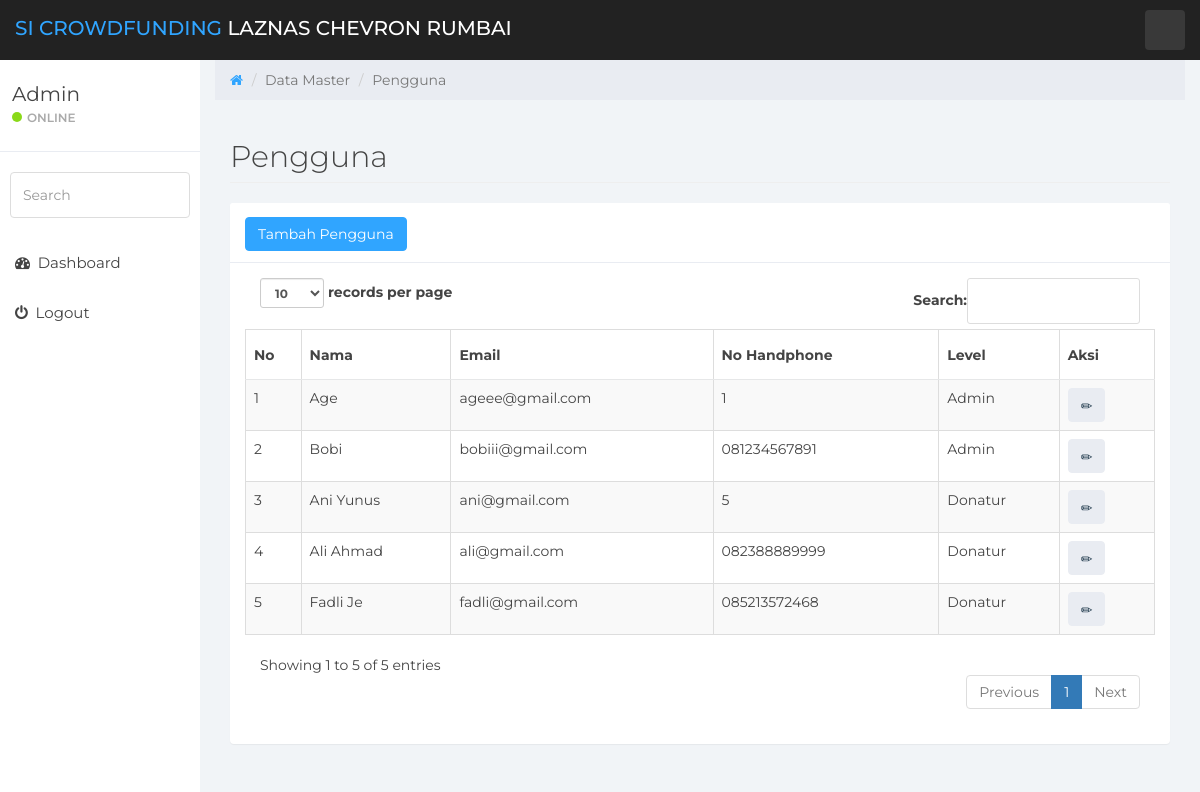
Screenshot of /index.php/pengguna with the database file from the repository.
### tables this page shows
CREATE TABLE `pengguna` (
  `id_pengguna` int(11) NOT NULL,
  `nama` varchar(30) NOT NULL,
  `email` varchar(20) NOT NULL,
  `pass` varchar(32) NOT NULL,
  `no_hp` varchar(12) NOT NULL,
  `level` enum('Admin','Donatur') NOT NULL
);

### application/libraries/Template.php (called while the page is built)
<?php if ( ! defined('BASEPATH')) exit('No direct script access allowed');
class Template {
		var $template_data = array();
		function set($name, $value)
		{
			$this->template_data[$name] = $value;
		}
		function load($template = '', $view = '' , $view_data = array(), $return = FALSE)
		{
			$this->CI =& get_instance();
			$this->set('contents', $this->CI->load->view($view, $view_data, TRUE));
			return $this->CI->load->view($template, $this->template_data, $return);
		}
}

### application/controllers/Pengguna.php (called while the page is built, shortened)
<?php
class Pengguna extends CI_Controller{
    function index(){
        $data['record'] = $this->model_pengguna->tampil_data();
        $this->template->load('template','pengguna/lihat_data',$data);
    }
}
  ?>

### index.php (called while the page is built, shortened)
<?php
require_once BASEPATH.'core/CodeIgniter.php';

### application/models/Model_pengguna.php (called while the page is built, shortened)
<?php
class Model_pengguna extends CI_Model{
    function tampil_data(){
        return $this->db->get('pengguna');
    }
}
 ?>

### application/views/pengguna/lihat_data.php (the view, shortened to what this page needs)
                <div class="row">
                    <ol class="breadcrumb">
		<li><a href="#">
				<em class="fa fa-home"></em>
			</a></li>
		<li class="active">Data Master</li>
		<li class="active">Pengguna</li>
	</ol>
                    <div class="col-md-12">
                        <h2 class="page-header">
                           Pengguna
                        </h2>
                    </div>
                </div>
                <div class="row">
                    <div class="col-md-12">
                        <div class="panel panel-default">
                            <div class="panel-heading">
                                 <button type="button" class="btn btn-primary" data-toggle="modal" data-target="#exampleModal">
  Tambah Pengguna
</button>
                            </div>
                            <div class="panel-body">
                                <div class="table-responsive">
                                    <table class="table table-striped table-bordered table-hover" id="dataTables-example">
                                        <thead>
                                            <tr>
                                                <th>No</th>
                                                <th>Nama</th>
                                                <th>Email</th>
                                                <th>No Handphone</th>
                                                <th>Level</th>
                                                <th>Aksi</th>
                                            </tr>
                                        </thead>
                                        <tbody>
                                        <?php $no=1; foreach ($record->result() as $r) { ?>
                                            <tr class="gradeU">
                                                <td><?php echo $no?></td>
                                               <td><?php echo $r->nama?></td>
                                               <td><?php echo $r->email?></td>
                                               <td><?php echo $r->no_hp?></td>
                                               <td><?php echo $r->level?></td>
                                                <td class="center">
                                                    <a title="Edit" class="btn btn-default" href="<?php echo site_url('pengguna/edit/'.$r->id_pengguna);?>"><span class="glyphicon glyphicon-pencil"></span></a>
                                                </td>
                                            </tr>
                                        <?php $no++; } ?>
                                        </tbody>
                                    </table>
                                </div>
                            </div>
                        </div>
                    </div>
                </div>

### application/views/template.php (shortened to what this page needs)
<!DOCTYPE html>
<html>
<head>
	<link rel="stylesheet" href="<?php echo base_url().'assets/css/jquery-ui.css'?>">
	<link href="<?php echo base_url(); ?>assets/css/bootstrap.min.css" rel="stylesheet">
	<link href="<?php echo base_url(); ?>assets/css/font-awesome.min.css" rel="stylesheet">
	<link href="<?php echo base_url(); ?>assets/css/datepicker3.css" rel="stylesheet">
	<link href="<?php echo base_url(); ?>assets/css/styles.css" rel="stylesheet">
</head>
<body>
	<nav class="navbar navbar-custom navbar-fixed-top" role="navigation">
		<div class="container-fluid">
			<div class="navbar-header">
				<a class="navbar-brand" href="#"><span>SI Crowdfunding </span> Laznas Chevron Rumbai</a>
				<ul class="nav navbar-top-links navbar-right">
					<li class="dropdown"><a class="dropdown-toggle count-info" data-toggle="dropdown" href="#">
							<span class="glyphicon glyphicon-option-vertical"></span>
						</a>
					</li>
				</ul>
			</div>
		</div>
	</nav>
	<div id="sidebar-collapse" class="col-sm-3 col-lg-2 sidebar">
		<div class="profile-sidebar">
			<div class="profile-usertitle">
				<div class="profile-usertitle-name">Admin</div>
				<div class="profile-usertitle-status"><span class="indicator label-success"></span>Online</div>
			</div>
		</div>
		<form role="search">
			<div class="form-group">
				<input type="text" class="form-control" placeholder="Search">
			</div>
		</form>
		<ul class="nav menu">
			<li><a <?php if($this->uri->segment(1)=="Dashboard"){echo 'class="active"';}?> href="
					<?php echo base_url() ?>Dashboard"><em class="fa fa-dashboard">&nbsp;</em> Dashboard</a></li>
			<li><a href="<?php echo base_url() ?>Auth/logout" onclick="return confirm('Apakah anda yakin ingin keluar?')"><em class="fa fa-power-off">&nbsp;</em>
					Logout</a></li>
		</ul>
	</div>
	<div class="col-sm-9 col-sm-offset-3 col-lg-10 col-lg-offset-2 main">
		<div style="width: 100%">
			<?php echo $contents; ?>
		</div>
	</div>
</body>
</html>

### assets/css/styles.css (style rules this page uses)
body { background: #f1f4f7; padding-top: 60px; font-size: 14px; color: #444444; font-family: "Montserrat", "Helvetica Neue", Helvetica, Arial, sans-serif; }
a, a:hover, a:focus { color: #30a5ff; }
h1, h2, h3, h4, h5, h6 { color: #444444; }
h2 { font-weight: 300; margin-bottom: 20px; }
input.form-control { border: 1px solid #ddd; box-shadow: none; height: 46px; }
.navbar-custom { background: #222; height: 60px; }
.navbar-header .navbar-brand { color: #fff; font-size: 20px; text-transform: uppercase; font-weight: 500; height: 60px; padding-top: 18px; }
.navbar-header .navbar-brand span { color: #30a5ff; }
.dropdown { background: rgba(255, 255, 255, 0.1); float: left; margin: 10px 8px; padding: 0px; border-radius: 4px; }
.dropdown a.dropdown-toggle { color: #fff; height: 40px; width: 40px; padding-top: 11px; padding-left: 9px; }
.navbar-top-links li:last-child { margin-right: 15px; }
.btn-default, .btn-default:hover, .btn-default:focus, .btn-default:active, .btn-default.active, .open > .dropdown-toggle.btn-default, .btn-default.disabled, .btn-default[disabled], fieldset[disabled] .btn-default, .btn-default.disabled:hover, .btn-default[disabled]:hover, fieldset[disabled] .btn-default:hover, .btn-default.disabled:focus, .btn-default[disabled]:focus, fieldset[disabled] .btn-default:focus, .btn-default.disabled:active, .btn-default[disabled]:active, fieldset[disabled] .btn-default:active, .btn-default.disabled.active, .btn-default[disabled].active, fieldset[disabled] .btn-default.active { background-color: #e9ecf2; border-color: #e9ecf2; color: #1b3548; }
.btn-primary, .btn-primary:hover, .btn-primary:focus, .btn-primary:active, .btn-primary.active, .open > .dropdown-toggle.btn-primary, .btn-primary.disabled, .btn-primary[disabled], fieldset[disabled] .btn-primary, .btn-primary.disabled:hover, .btn-primary[disabled]:hover, fieldset[disabled] .btn-primary:hover, .btn-primary.disabled:focus, .btn-primary[disabled]:focus, fieldset[disabled] .btn-primary:focus, .btn-primary.disabled:active, .btn-primary[disabled]:active, fieldset[disabled] .btn-primary:active, .btn-primary.disabled.active, .btn-primary[disabled].active, fieldset[disabled] .btn-primary.active { background-color: #30a5ff; border-color: #30a5ff; }
.label-success { background-color: #8ad919; }
.panel { border: 0; }
.panel-heading { font-size: 20px; font-weight: 300; letter-spacing: 0.025em; height: 60px; line-height: 38px; }
.panel-default .panel-heading { background: #fff; border-bottom: 1px solid #e9ecf2; color: #444444; }
.navbar { border: 0; }
.sidebar { display: block; padding: 0; display: none; box-shadow: none; background: #fff; }
.sidebar ul { margin: 20px 0px; }
.sidebar form { padding: 10px 0 0 0; margin: 10px 10px 20px 10px; }
@media (min-width: 768px) { .sidebar { display: block; position: fixed; top: 60px; bottom: 0; left: 0; z-index: 1000; display: block; margin: 0; padding: 0; overflow-x: hidden; overflow-y: auto; } }
@media (min-width: 768px) { .navbar-header { width: 100%; } }
.sidebar ul.nav li a { height: 50px; font-size: 15px; line-height: 2em; color: #444444; }
.profile-sidebar { padding: 10px 0; border-bottom: 1px solid #e9ecf2; }
.indicator { width: 10px; height: 10px; display: inline-block; border-radius: 9999px; margin-right: 5px; }
.profile-usertitle { float: left; text-align: left; margin: 10px 0 0 12px; }
.profile-usertitle-name { font-size: 20px; margin-bottom: 0px; }
.profile-usertitle-status { text-transform: uppercase; color: #AAA; font-size: 12px; font-weight: 600; margin-bottom: 15px; }
.breadcrumb { border-radius: 0; padding: 10px 15px 10px 15px; background: #e9ecf2; margin: 0; }
.table { background: #fff; }
.table > thead > tr > th { border-bottom: 1px solid #e6e7e8; vertical-align: middle; height: 50px; }

### application/views/template.php (style rules this page uses)
.row { margin-left: 0; margin-right: 0; }

### rows the page displays
pengguna: nama "Age", email "ageee@gmail.com", no_hp "1", level "Admin"
pengguna: nama "Bobi", email "bobiii@gmail.com", no_hp "081234567891", level "Admin"
pengguna: nama "Ani Yunus", email "ani@gmail.com", no_hp "5", level "Donatur"
pengguna: nama "Ali Ahmad", email "ali@gmail.com", no_hp "082388889999", level "Donatur"
pengguna: nama "Fadli Je", email "fadli@gmail.com", no_hp "085213572468", level "Donatur"
